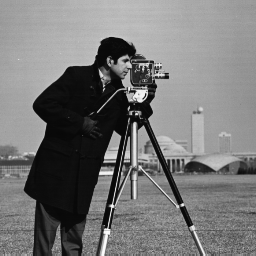
%> input picture lab_mid_practice/Graph/cameraman.png, 256 x 256 px
$ octave Graph_practice.m   (GNU Octave 9; MATLAB toolbox functions it lacks are replaced by stand-ins)
%> lines starting %> are read from the running program, lines starting %| are printed output that depends on the picture
X = [-5 6 8 9 -1];
Y = [-2 4 -3 5 1];
plot(X,Y,'*'); % . O X ^ t d s
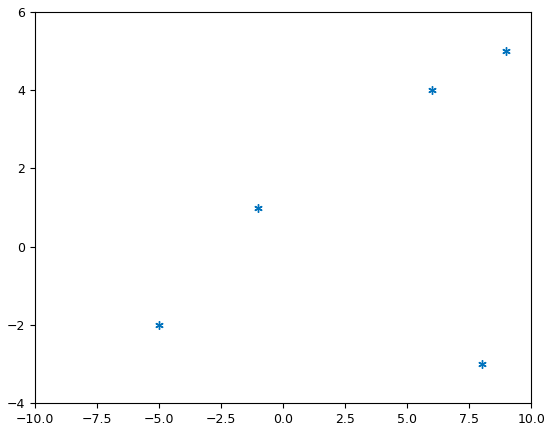
%> figure redrawn from the program's plot data

figure;
A=1:100;
B=A.^3;
plot(A,B,'.-r'); % line "-" color r g b c
hold on;
B=(A+10).^3
plot(A,B,'.-g');
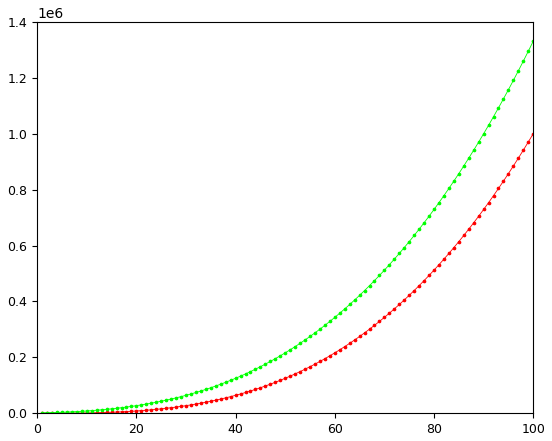
%> figure redrawn from the program's plot data; curve peaks at x = 100, y = 1000000; curve peaks at x = 100, y = 1331000

figure;
bar(A,B);
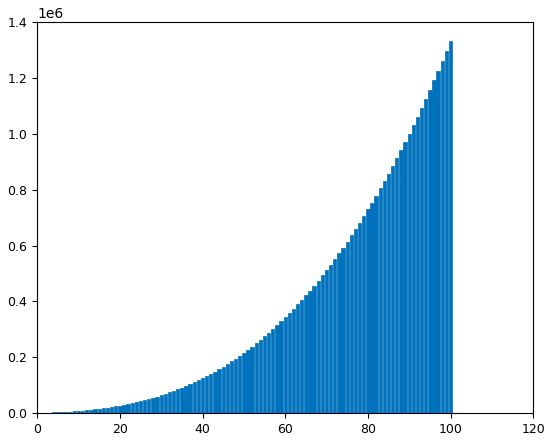
%> figure redrawn from the program's plot data; tallest bar 1331000 high, from x = 99.6 to 100.4

I=imread('cameraman.png');
%> I is the input picture: size 256x256 uint8; min 7, max 253, mean 118.7
figure;
bar(I);
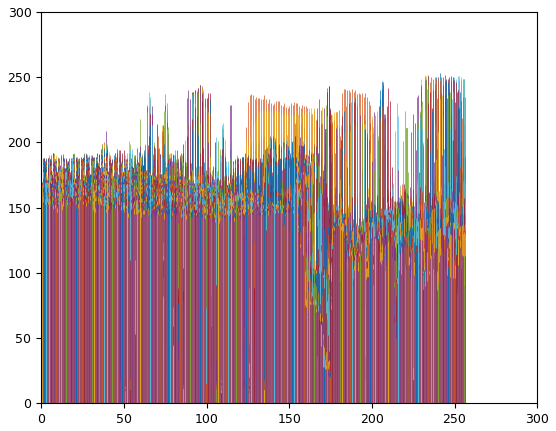
%> figure redrawn from the program's plot data; tallest bar 166 high, from x = 73.64 to 73.64; tallest bar 168 high, from x = 243.6 to 243.6; tallest bar 166 high, from x = 74.65 to 74.65; tallest bar 169 high, from x = 78.65 to 78.65
figure;
plot(I);
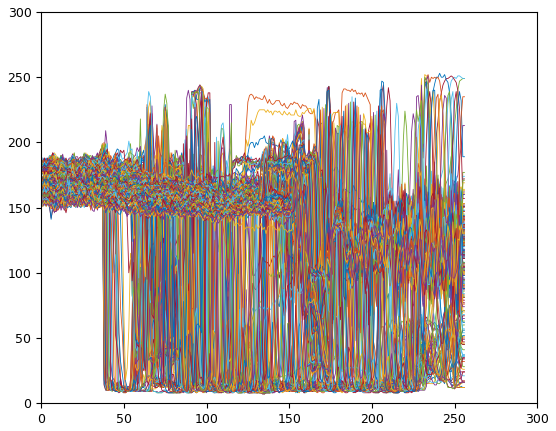
%> figure redrawn from the program's plot data; curve peaks at x = 74, y = 166; curve peaks at x = 244, y = 168; curve peaks at x = 75, y = 166; curve peaks at x = 79, y = 169
